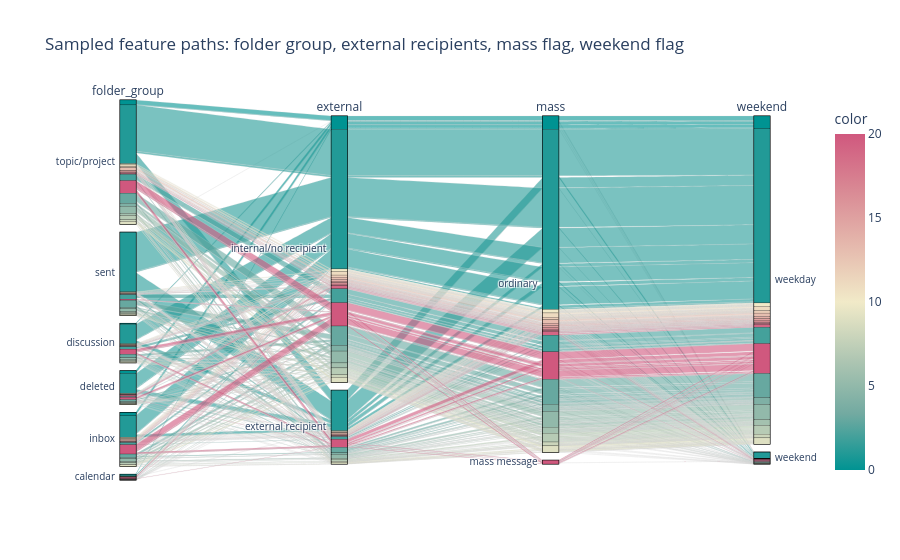
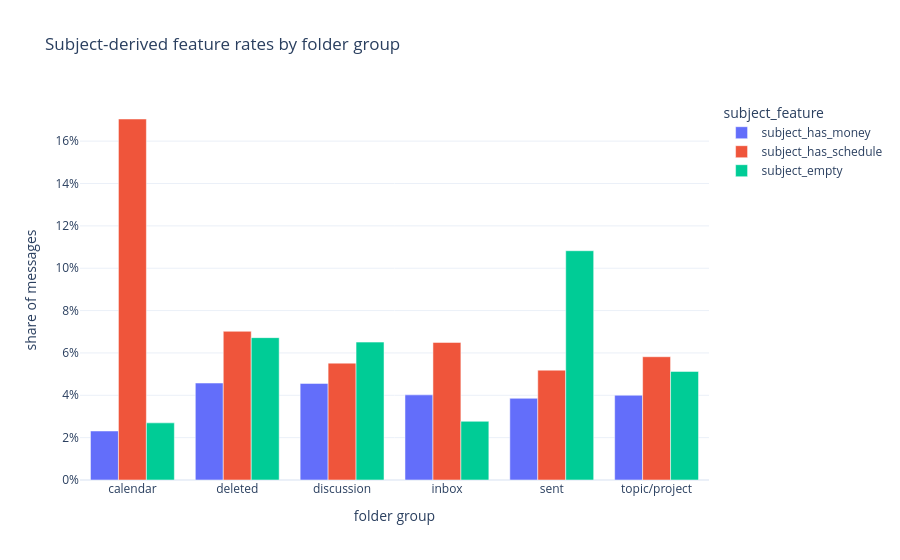

Notebook code for these charts, in order:
### Code cell
feature_mix = (
    rich.assign(
        external=np.where(rich["has_external_recipient"], "external recipient", "internal/no recipient"),
        mass=np.where(rich["is_mass_message"], "mass message", "ordinary"),
        weekend=np.where(rich["is_weekend"], "weekend", "weekday"),
    )
    .sample(n=min(6000, len(rich)), random_state=11)
)

fig = px.parallel_categories(
    feature_mix,
    dimensions=["folder_group", "external", "mass", "weekend"],
    color=feature_mix["recipient_count"].clip(upper=20),
    color_continuous_scale="Tealrose",
    title="Sampled feature paths: folder group, external recipients, mass flag, weekend flag",
)
fig.write_html(PLOT_DIR / "feature_parallel_categories.html", include_plotlyjs="cdn")
fig.show()

subject_flag_mix = (
    rich.groupby("folder_group", observed=True)[["subject_has_money", "subject_has_schedule", "subject_empty"]]
    .mean()
    .reset_index()
    .melt(id_vars="folder_group", var_name="subject_feature", value_name="share")
)
fig = px.bar(
    subject_flag_mix,
    x="folder_group",
    y="share",
    color="subject_feature",
    barmode="group",
    title="Subject-derived feature rates by folder group",
    labels={"folder_group": "folder group", "share": "share of messages"},
)
fig.update_yaxes(tickformat=".0%")
fig.write_html(PLOT_DIR / "subject_feature_mix.html", include_plotlyjs="cdn")
fig.show()

### Figure 1 — Plotly figure (JSON) as saved in the notebook; plotly's stock layout.template omitted (floating-point values rounded to 4 significant figures; data arrays with more than 128 entries replaced by an {"elided": "..."} marker saying what was removed)
{"data": [{"dimensions": [{"label": "folder_group", "values": {"elided": "6000 str values"}}, {"label": "external", "values": {"elided": "6000 str values"}}, {"label": "mass", "values": {"elided": "6000 str values"}}, {"label": "weekend", "values": {"elided": "6000 str values"}}], "domain": {"x": [0.0, 1.0], "y": [0.0, 1.0]}, "line": {"color": {"elided": "6000 int values"}, "coloraxis": "coloraxis"}, "name": "", "type": "parcats"}], "layout": {"coloraxis": {"colorbar": {"title": {"text": "color"}}, "colorscale": [[0.0, "rgb(0, 147, 146)"], [0.1667, "rgb(114, 170, 161)"], [0.3333, "rgb(177, 199, 179)"], [0.5, "rgb(241, 234, 200)"], [0.6667, "rgb(229, 185, 173)"], [0.8333, "rgb(217, 137, 148)"], [1.0, "rgb(208, 88, 126)"]]}, "legend": {"tracegroupgap": 0}, "title": {"text": "Sampled feature paths: folder group, external recipients, mass flag, weekend flag"}}}

### Figure 2 — Plotly figure (JSON) as saved in the notebook; plotly's stock layout.template omitted (floating-point values rounded to 4 significant figures)
{"data": [{"alignmentgroup": "True", "hovertemplate": "subject_feature=subject_has_money<br>folder group=%{x}<br>share of messages=%{y}<extra></extra>", "legendgroup": "subject_has_money", "marker": {"color": "#636efa", "pattern": {"shape": ""}}, "name": "subject_has_money", "offsetgroup": "subject_has_money", "orientation": "v", "showlegend": true, "textposition": "auto", "type": "bar", "x": ["calendar", "deleted", "discussion", "inbox", "sent", "topic/project"], "xaxis": "x", "y": [0.02314, 0.04578, 0.04561, 0.0402, 0.03857, 0.04002], "yaxis": "y"}, {"alignmentgroup": "True", "hovertemplate": "subject_feature=subject_has_schedule<br>folder group=%{x}<br>share of messages=%{y}<extra></extra>", "legendgroup": "subject_has_schedule", "marker": {"color": "#EF553B", "pattern": {"shape": ""}}, "name": "subject_has_schedule", "offsetgroup": "subject_has_schedule", "orientation": "v", "showlegend": true, "textposition": "auto", "type": "bar", "x": ["calendar", "deleted", "discussion", "inbox", "sent", "topic/project"], "xaxis": "x", "y": [0.1705, 0.07021, 0.05518, 0.06496, 0.05187, 0.05821], "yaxis": "y"}, {"alignmentgroup": "True", "hovertemplate": "subject_feature=subject_empty<br>folder group=%{x}<br>share of messages=%{y}<extra></extra>", "legendgroup": "subject_empty", "marker": {"color": "#00cc96", "pattern": {"shape": ""}}, "name": "subject_empty", "offsetgroup": "subject_empty", "orientation": "v", "showlegend": true, "textposition": "auto", "type": "bar", "x": ["calendar", "deleted", "discussion", "inbox", "sent", "topic/project"], "xaxis": "x", "y": [0.02698, 0.06722, 0.06511, 0.02772, 0.1083, 0.05127], "yaxis": "y"}], "layout": {"barmode": "group", "legend": {"title": {"text": "subject_feature"}, "tracegroupgap": 0}, "title": {"text": "Subject-derived feature rates by folder group"}, "xaxis": {"anchor": "y", "domain": [0.0, 1.0], "title": {"text": "folder group"}}, "yaxis": {"anchor": "x", "domain": [0.0, 1.0], "tickformat": ".0%", "title": {"text": "share of messages"}}}}
